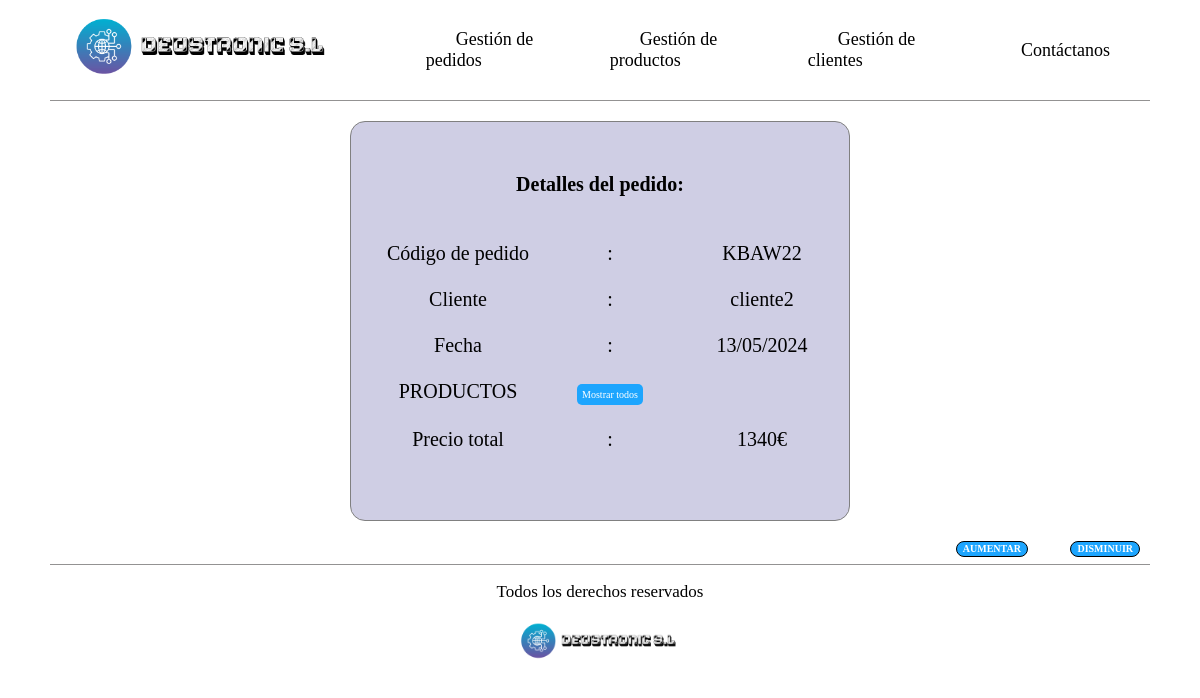
/deustronic/pedido/KBAW22, run on the app's committed database.
### empresaDjango/models.py (models this page shows, shortened)
class Pedido(models.Model):
    cliente = models.ForeignKey(Cliente, on_delete=models.CASCADE)
    cod_pedido = models.CharField(max_length=10, unique=True)
    fecha = models.DateField()
    precio_total = models.IntegerField(default=0)
    estado = models.BooleanField(default=False)
    def calcular_precio_total(self):
        precio_total = 0
        for producto_pedido in self.productopedido_set.all():
            precio_total += producto_pedido.producto.precio_unidad * producto_pedido.cantidad
        return precio_total

class Cliente(models.Model):
    cif = models.CharField(max_length=10, unique=True)
    nombre_empresa = models.CharField(max_length=10)
    direccion = models.CharField(max_length=50)
    contacto = models.CharField(max_length=10)

### empresaDjango/views.py (the view)
# urls.py: path('pedido/<str:cod_pedido>', views.detail_pedido, name='detail_ped'),
def detail_pedido(request, cod_pedido):
    pedido = get_object_or_404(Pedido, cod_pedido=cod_pedido)
    precio_total = pedido.calcular_precio_total()
    pedido.precio_total = precio_total
    pedido.save()
    detalles_pedido = ProductoPedido.objects.filter(pedido=pedido)
    context = {
        'pedido': pedido,
        'detalles_pedido': detalles_pedido,
    }
    return render(request, 'detail_pedido.html', context)

### empresaDjango/templates/detail_pedido.html (shortened to what this page needs)
{% extends 'base.html' %}
{% load static %}
{% block contenido %}
    <div class="contenedor-principal-detail">
        <div class="contenedor-central">
            <h1>Detalles del pedido:</h1>
            <table class="detalle-pedidos">
                <tr>
                    <td>Código de pedido</td>
                    <td>:</td>
                    <td>{{ pedido.cod_pedido }}</td>
                </tr>
                <tr>
                    <td>Cliente</td>
                    <td>:</td>
                    <td>{{ pedido.cliente.nombre_empresa }}</td>
                </tr>
                <tr>
                    <td>Fecha</td>
                    <td>:</td>
                    <td>{{ pedido.fecha|date:"d/m/Y" }}</td>
                </tr>
                <tr>
                    <td>PRODUCTOS</td>
                    <td><a class="boton_mostrar" id="mostrar">Mostrar todos</a></td>
                </tr>
                <tr>
                    <td>Precio total</td>
                    <td>:</td>
                    <td>{{ pedido.precio_total }}€</td>
                </tr>
            </table>
        </div>
    </div>
{% endblock %}

### empresaDjango/static/css/styles.css (style rules this page uses)
html { box-sizing: border-box; font-size: 62.5%; background-color: white; }
*, *:before, * after { box-sizing: inherit; }
a { text-decoration: none; }
.contenedor-principal-detail { margin: 2rem 5rem 2rem 5rem; display: flex; justify-content: center; align-items: center; min-height: 35rem; }
.contenedor-central { display: flex; flex-direction: column; align-items: center; justify-content: center; min-width: 50rem; min-height: 40rem; border-radius: 1.5rem; border: 1px solid grey; background-color: rgba(97, 93, 167, 0.3); }
.contenedor-central h1 { padding-bottom: 2rem; }
.detalle-pedidos { margin: 1rem 1rem 1rem 3rem; font-size: 2rem; text-align: center; }
.detalle-pedidos td { width: 15rem; padding-bottom: 2rem; }
.contenedor-central h1 { margin-right: 0; }
.boton_mostrar, .boton_ocultar { padding: 0.5rem 0.5rem; background-color: #1DA5FE; color: white; text-align: center; font-size: 1rem; border-radius: 5px; transition: background-color 0.3s ease; width: 7.5rem; height: 2.15rem; cursor: pointer; }

### data on the page
Pedido: cod_pedido "KBAW22", cliente.nombre_empresa "cliente2", fecha "13/05/2024", precio_total "1340"
